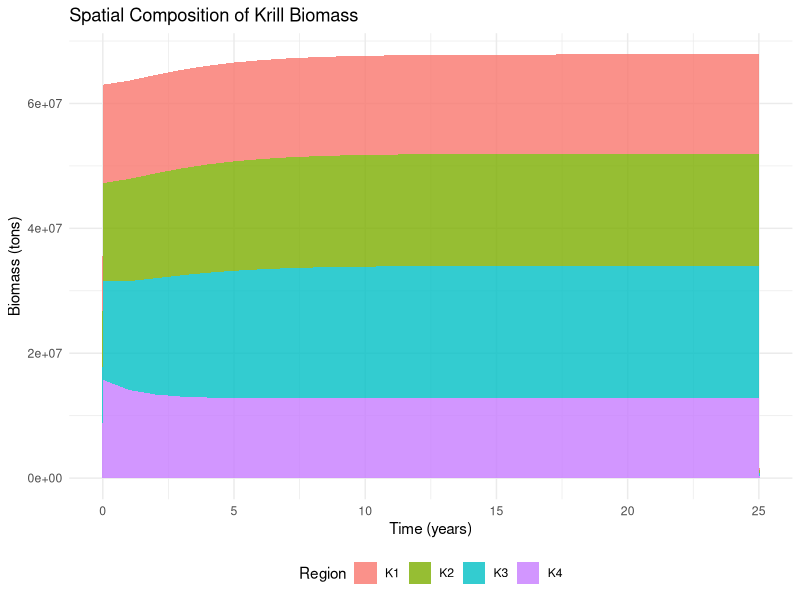
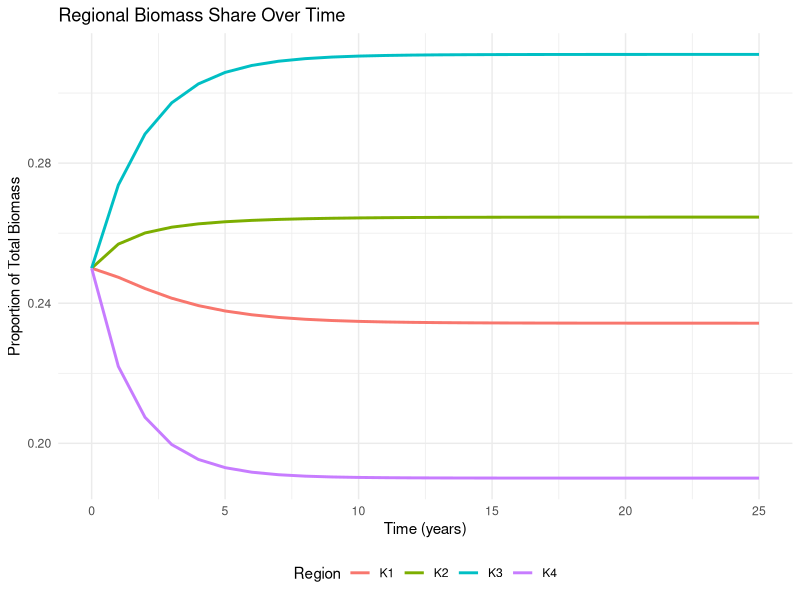
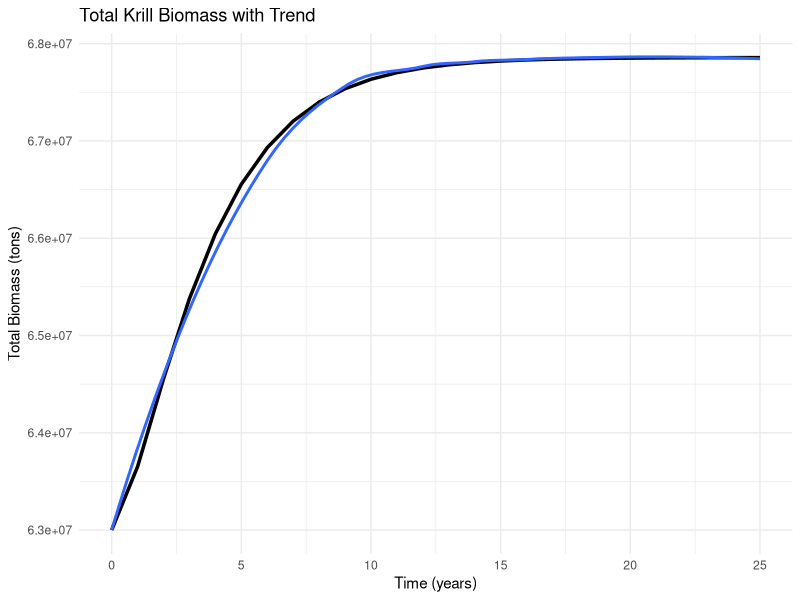
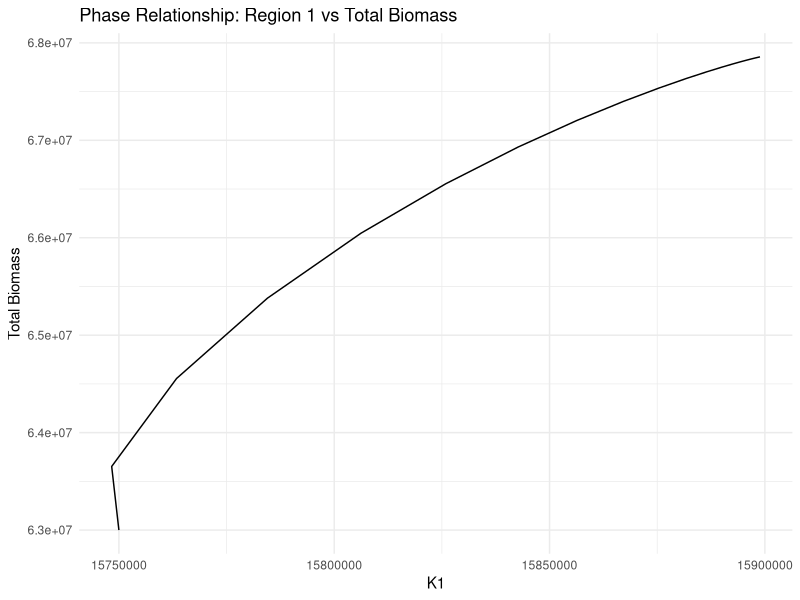

These charts were generated, in order, by the following R code: (Note: this script raises an error after producing the figures.)
# ==========================================
# ANTARCTIC KRILL – SPATIAL BIOECONOMIC MODEL
# TRUE OPEN ACCESS DYNAMICS
# ==========================================

library(deSolve)
library(ggplot2)
library(tidyr)
library(dplyr)
library(reshape2)

# ------------------------------------------
# 1. PARAMETERS
# ------------------------------------------

params <- list(
  r1 = 0.7, r2 = 0.7, r3 = 0.7, r4 = 0.7, # growth rate
  Kmax1 = 25000000, # Carry capacity
  Kmax2 = 35000000,
  Kmax3 = 40000000,
  Kmax4 = 20000000,
  m1 = 0.2, m2 = 0.2, m3 = 0.2, m4 = 0.2, # Natural mortality
  p1 = 0.1, p2 = 0.1, p3 = 0.1, p4 = 0.1, # Predation mortality
  
  # Migration
  m21 = 0.04, m23 = 0.075, m24 = 0.05, 
  m32 = 0.075, m34 = 0.05,
  m42 = 0.05, m43 = 0.05,
  
  # catchability coefficient
  q = 2e-8
)

# ------------------------------------------
# 2. INITIAL STATE
# ------------------------------------------

state <- c(
  K1 = 15750000, #initial biomass
  K2 = 15750000,
  K3 = 15750000,
  K4 = 15750000
)

# ------------------------------------------
# 3. TIME
# ------------------------------------------

times <- seq(0, 25, by = 1)

state <- c(
  K1 = 15750000,
  K2 = 15750000,
  K3 = 15750000,
  K4 = 15750000,
  E1 = 5,
  E2 = 5,
  E3 = 5,
  E4 = 5
)
# ------------------------------------------
# 4. MODEL FUNCTION
# ------------------------------------------

krill_model <- function(t, state, parameters) {
  
  with(as.list(c(state, parameters)), {
    
    # --------------------------
    # Harvest
    # --------------------------
    H1 <- q * E1 * K1
    H2 <- q * E2 * K2
    H3 <- q * E3 * K3
    H4 <- q * E4 * K4
    
    # --------------------------
    # Biomass dynamics
    # --------------------------
    
    dK1 <- r1*K1*(1 - K1/Kmax1) - m1*K1 - p1*K1 - H1
    dK2 <- r2*K2*(1 - K2/Kmax2) - m2*K2 - p2*K2 - H2
    dK3 <- r3*K3*(1 - K3/Kmax3) - m3*K3 - p3*K3 - H3
    dK4 <- r4*K4*(1 - K4/Kmax4) - m4*K4 - p4*K4 - H4
    
    # --------------------------
    # Migration
    # --------------------------
    
    # From 2
    dK2 <- dK2 - m21*K2 - m23*K2 - m24*K2
    dK1 <- dK1 + m21*K2
    dK3 <- dK3 + m23*K2
    dK4 <- dK4 + m24*K2
    
    # From 3
    dK3 <- dK3 - m32*K3 - m34*K3
    dK2 <- dK2 + m32*K3
    dK4 <- dK4 + m34*K3
    
    # From 4
    dK4 <- dK4 - m42*K4 - m43*K4
    dK2 <- dK2 + m42*K4
    dK3 <- dK3 + m43*K4
    
    # --------------------------
    # Return derivatives
    # --------------------------
    
    list(c(dK1, dK2, dK3, dK4,
           dE1 = 0,
           dE2 = 0,
           dE3 = 0,
           dE4 = 0))
  })
}

# ------------------------------------------
# 5. RUN MODEL
# ------------------------------------------

out <- ode(y = state, times = times,
           func = krill_model, parms = params)

out <- as.data.frame(out)


# ------------------------------------------
# Stacked biomass plot
# ------------------------------------------

out_long <- out %>%
  pivot_longer(cols = c(K1,K2,K3,K4),
               names_to = "Region",
               values_to = "Biomass")

ggplot(out_long, aes(x = time, y = Biomass, fill = Region)) +
  geom_area(alpha = 0.8) +
  theme_minimal() +
  labs(title = "Spatial Composition of Krill Biomass",
       x = "Time (years)",
       y = "Biomass (tons)") +
  theme(legend.position = "bottom")

# ------------------------------------------
# Biomass Share Over Time (Relative Dynamics)
# ------------------------------------------
out_share <- out_long %>%
  group_by(time) %>%
  mutate(Share = Biomass / sum(Biomass))

ggplot(out_share, aes(time, Share, color = Region)) +
  geom_line(size = 1) +
  theme_minimal() +
  labs(title = "Regional Biomass Share Over Time",
       x = "Time (years)",
       y = "Proportion of Total Biomass") +
  theme(legend.position = "bottom")

# ------------------------------------------
# Total Biomass + Rolling trend
# ------------------------------------------
out$TotalBiomass <- rowSums(out[,c("K1","K2","K3","K4")])

ggplot(out, aes(time, TotalBiomass)) +
  geom_line(size = 1.2) +
  geom_smooth(se = FALSE, linewidth = 1) +
  theme_minimal() +
  labs(title = "Total Krill Biomass with Trend",
       x = "Time (years)",
       y = "Total Biomass (tons)")

# ------------------------------------------
# Phase plot (System stability View for region 1)
# ------------------------------------------
ggplot(out, aes(x = K1, y = TotalBiomass)) +
  geom_path() +
  theme_minimal() +
  labs(title = "Phase Relationship: Region 1 vs Total Biomass",
       x = "K1",
       y = "Total Biomass")

# ------------------------------------------
# Migration Heat map
# ------------------------------------------
out_rel <- out
out_rel[,c("K1","K2","K3","K4")] <-
  sweep(out[,c("K1","K2","K3","K4")], 2,
        out[1,c("K1","K2","K3","K4")], "/")

out_melt <- melt(out_rel,
                 id.vars = "time",
                 measure.vars = c("K1","K2","K3","K4"))

ggplot(out_melt, aes(time, variable, fill = value)) +
  geom_tile() +
  scale_fill_gradient(low="blue", high="red") +
  theme_minimal() +
  labs(title="Relative Biomass Change (Heatmap)",
       x="Time (years)",
       y="Region",
       fill="Relative Level")
